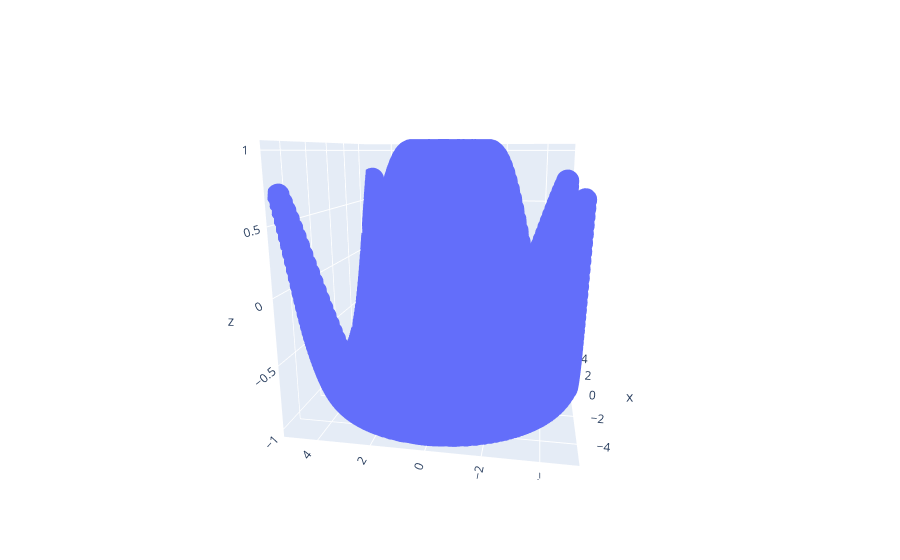

This figure's notebook cell:
### Code cell
px.scatter_3d(x = df.X, y = df["Y"], z= df.Z).show()

### Figure 1 — Plotly figure (JSON) as saved in the notebook; plotly's stock layout.template omitted (floating-point values rounded to 4 significant figures; data arrays with more than 128 entries replaced by an {"elided": "..."} marker saying what was removed)
{"data": [{"hovertemplate": "x=%{x}<br>y=%{y}<br>z=%{z}<extra></extra>", "legendgroup": "", "marker": {"color": "#636efa", "symbol": "circle"}, "mode": "markers", "name": "", "scene": "scene", "showlegend": false, "type": "scatter3d", "x": {"elided": "10000 float values"}, "y": {"elided": "10000 float values"}, "z": {"elided": "10000 float values"}}], "layout": {"autosize": true, "legend": {"tracegroupgap": 0}, "margin": {"t": 60}, "scene": {"aspectmode": "auto", "aspectratio": {"x": 1, "y": 1, "z": 1}, "camera": {"center": {"x": 0, "y": 0, "z": 0}, "eye": {"x": -1.965, "y": -0.3348, "z": 0.468}, "projection": {"type": "perspective"}, "up": {"x": -0.003464, "y": 0.04271, "z": 0.9991}}, "domain": {"x": [0, 1], "y": [0, 1]}, "xaxis": {"title": {"text": "x"}, "type": "linear"}, "yaxis": {"title": {"text": "y"}, "type": "linear"}, "zaxis": {"title": {"text": "z"}, "type": "linear"}}}}
